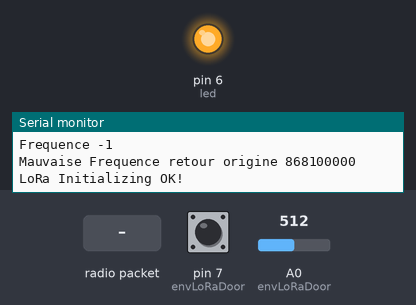
This sketch was run on a simulated Arduino Uno, built with avr-gcc and run on an emulated ATmega328P. On the bench: output pins drawn as LEDs (lit = HIGH), the last lines printed to the serial monitor. The inputs (shaded band) are chosen by the test bench; at power-on: pin 7 (envLoRaDoor) HIGH, A0 (envLoRaDoor) = 512. EEPROM starts erased; no radio packets arrive unless stated; pins used as bus, display or sensor lines are not drawn.

Above: at 0.1 s.
At 2.0 s:
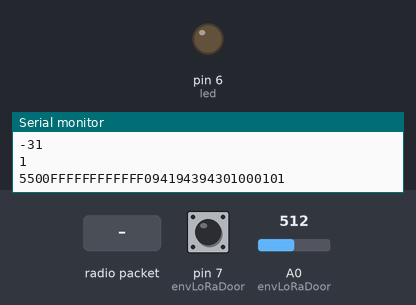
2.1 s: radio packet "CA" arrives
Timing chart, 0 to 5.1 s (numbered marks = the images above; inputs shaded):
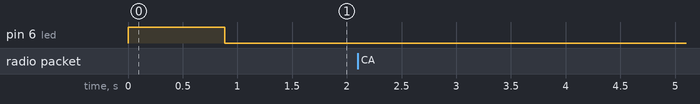

The sketch:

doorsensor1.ino
```cpp
int led = 6;           // the PWM pin the LED is attached to
int brightness = 0;    // how bright the LED is
int fadeAmount = 5;    // how many points to fade the LED by
int battPercent;

#include <avr/boot.h>
//Libraries for LoRa
#include <SPI.h>
#include <LoRa.h>
#include <EEPROM.h>
//define the pins used by the LoRa transceiver module
#define SCK 13
#define MISO 12
#define MOSI 11
#define SS 10
#define RST 5
#define DIO0 2
#define DIO1 3

#define BAND 868100000
long NBAND;

String LoRaSend;
String LoRaData;
String UUID;

int memdoor;

//-------------------------------------------------------------------
void setup() {
  pinMode(led, OUTPUT);
  pinMode (7, INPUT_PULLUP);
  analogReference(INTERNAL);
   pinMode(A0,INPUT);
  digitalWrite(led, HIGH);
  //initialize Serial Monitor
  Serial.begin(115200);

        UUID = "0";
        #define SIGRD 5
      #if defined(SIGRD) || defined(RSIG)
          for (uint8_t i = 1; i < 13; i += 2) {
              UUID += String(boot_signature_byte_get(i), HEX);
          }
      #endif
  Serial.print("SN : "); // création d'un UUID au format comparable à une Mac
  UUID.toUpperCase();
  Serial.println(UUID);

  Serial.println("LoRa duplex Test");

    //SPI LoRa pins
  //SPI.begin(SCK, MISO, MOSI, SS);
  SPI.begin();
  //setup LoRa transceiver module
  LoRa.setPins(SS, RST, DIO0);
  //LoRa.setPins(10, 5, 2);

  EEPROM.get(1, NBAND);
  Serial.print("Frequence ");
  Serial.println(NBAND);
  if( NBAND > (BAND + 30000) || NBAND < (BAND - 30000)){
    NBAND = BAND;
    Serial.print("Mauvaise Frequence retour origine ");
    Serial.println(NBAND);
  }

  if (!LoRa.begin(NBAND)) {
    Serial.println("Starting LoRa failed!");
    while (1);
  }
  LoRaFix();
  delay(500);

      if (digitalRead (7) == LOW){Serial.println("close");}else{Serial.println("open");}
      envLoRaDoor();

  digitalWrite(led, LOW);//led est la commande du power latch (bst82) qui auto-coupe son alimentation, en mode donc sauvegarde de pile le programe s'arrête là.
}

void LoRaFix(){// ces paramètre permettent de respecter les normes françaises
    LoRa.setTxPower(14);//Supported values are 2 to 20 for PA_OUTPUT_PA_BOOST_PIN, and 0 to 14 for PA_OUTPUT_RFO_PIN.  LoRa.setTxPower(txPower, outputPin);
    LoRa.setSpreadingFactor(7);//Supported values are between 6 and 12. If a spreading factor of 6 is set, implicit header mode must be used to transmit and receive packets.
    LoRa.setSignalBandwidth(125E3);//signalBandwidth - signal bandwidth in Hz, defaults to 125E3.
   // LoRa.setPreambleLength(20);
    LoRa.enableCrc();//LoRa.disableCrc();
    LoRa.setGain(6);//Supported values are between 0 and 6. If gain is 0, AGC will be enabled and LNA gain will not be used. Else if gain is from 1 to 6, AGC will be disabled and LNA gain will be used.
  Serial.println("LoRa Initializing OK!");
}

void envLoRaDoor(){
      int battValue = analogRead(A0);
      delay(300);
      battValue = analogRead(A0);
        // Convert the analog reading (which goes from 0 - 1023) to a voltage (0 - 5V):
      Serial.println(battValue);
      String batterie;
      if(battValue >= 700){
          batterie = "FF";
      }else{
          battPercent = (battValue - 550);
          Serial.println(battPercent);
          battPercent = (battPercent/1.2);
          Serial.println(battPercent);
          batterie = String(battPercent);
          if(battPercent>=99){batterie= "A0";}
          if(battPercent<=9){batterie= "0";batterie += String(battPercent);}
          if(battPercent<=1){batterie= "00";}
      }

      memdoor = (digitalRead (7));
      Serial.println(memdoor);
      String Envoie = "55";//synchro
      Envoie += "00"; //compteur du message ici 0 = original
      Envoie += "FFFFFFFFFFFF"; // public adress destinataire
      Envoie += UUID;//mon ID
      Envoie += "01"; //type capteur simple numérique (liste à definir)
      Envoie += batterie; //niveau batterie FF plein ou branché sur alim ext
      Envoie += "01"; //nb de data
      Envoie += "0";  // pour la mise en forme on met un 0 pour completer le nb de byte de data
      Envoie += (digitalRead (7));   // lecture de l'entrée du micro pour valeur numérique
      Serial.println(Envoie);
      LoRa.beginPacket();
      LoRa.print(Envoie);
      LoRa.endPacket();
}

void loop(){
  if (memdoor != digitalRead (7)){
    envLoRaDoor();
  }
    //try to parse packet
  int packetSize = LoRa.parsePacket();
  if (packetSize) {
    //received a packet
    received();
  }

  while (Serial.available()) // Attendre l'entré de l'utilisateur
  {
      delay(10);
      LoRaSend = Serial.readString() ;
    transmittion();
  }
}


void transmittion(){
      Serial.println(LoRaSend);
      LoRa.beginPacket();
      LoRa.print(LoRaSend);
      LoRa.endPacket();
}

void received(){
  Serial.println("Received packet ");

    //read packet
    while (LoRa.available()) {
      LoRaData = LoRa.readString();
      Serial.println(LoRaData);
    }

    //print RSSI of packet
    int rssi = LoRa.packetRssi();
    int snr = LoRa.packetSnr();
    int freqError =  LoRa.packetFrequencyError();
    Serial.print(" with RSSI ");
    Serial.print(rssi);
    Serial.println("dBm");
    Serial.print(" SNR ");
    Serial.println(snr);
    Serial.print(" FrequencyError ");
    Serial.print(freqError);
    Serial.println(" HZ ");

    if(LoRaData == "CA"){
        NBAND = NBAND - freqError;
        Serial.print(" CalibrationNewFrequency ");
        Serial.print(String(NBAND));
        Serial.println(" MHZ ");

          if (!LoRa.begin(NBAND)) {
              Serial.println("Starting LoRa failed!");
              while (1);
          }
        EEPROM.put(1, NBAND);
        LoRaFix();
        Serial.println(" change ok ");
    }
}

void print_val(char *msg, uint8_t val)
{
    Serial.print(msg);
    Serial.println(val, HEX);
}
```
